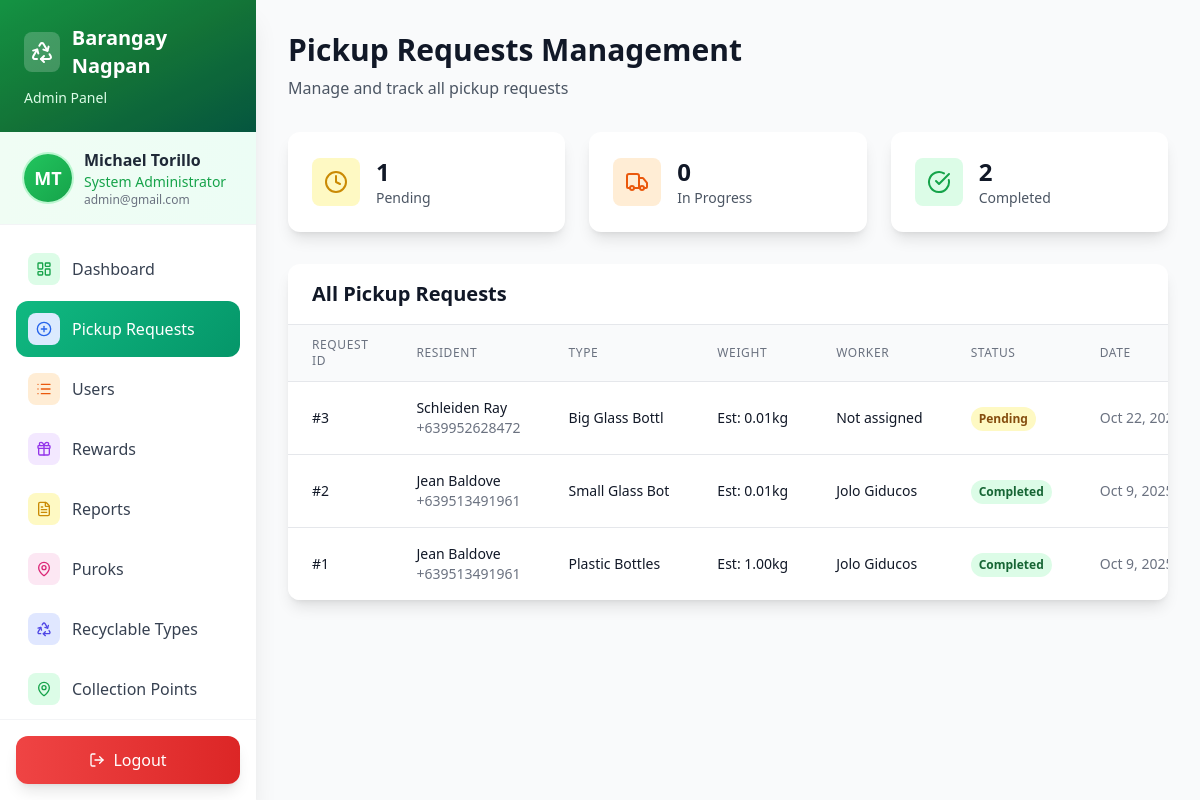
Screenshot of /admin/admin_pickup_requests.php (signed in) with the database file from the repository.
### tables this page shows
CREATE TABLE `system_settings` (
  `setting_id` int(11) NOT NULL,
  `setting_key` varchar(100) NOT NULL,
  `setting_value` text DEFAULT NULL,
  `created_at` timestamp NOT NULL DEFAULT current_timestamp(),
  `updated_at` timestamp NOT NULL DEFAULT current_timestamp() ON UPDATE current_timestamp()
);

CREATE TABLE `users` (
  `user_id` int(11) NOT NULL,
  `first_name` varchar(15) NOT NULL,
  `last_name` varchar(15) NOT NULL,
  `email` varchar(30) NOT NULL,
  `phone` varchar(13) NOT NULL,
  `address` text NOT NULL,
  `password` varchar(255) NOT NULL,
  `profile_photo` varchar(255) DEFAULT NULL,
  `role` enum('admin','worker','resident') NOT NULL DEFAULT 'resident',
  `purok_id` int(11) DEFAULT NULL,
  `created_at` timestamp NOT NULL DEFAULT current_timestamp(),
  `latitude` decimal(10,7) DEFAULT NULL,
  `longitude` decimal(10,7) DEFAULT NULL
);

CREATE TABLE `pickuprequests` (
  `request_id` int(11) NOT NULL,
  `resident_id` int(11) NOT NULL,
  `type_id` int(11) NOT NULL,
  `weight_kg` decimal(8,2) NOT NULL CHECK (`weight_kg` > 0),
  `preferred_date` datetime NOT NULL,
  `status` enum('Pending','Scheduled','In Progress','Completed') DEFAULT 'Pending',
  `assigned_worker_id` int(11) DEFAULT NULL,
  `created_at` timestamp NOT NULL DEFAULT current_timestamp(),
  `quantity_pcs` int(11) DEFAULT NULL CHECK (`quantity_pcs` > 0),
  `latitude` decimal(10,7) DEFAULT NULL,
  `longitude` decimal(10,7) DEFAULT NULL,
  `pickup_type` enum('Home','CollectionPoint') NOT NULL DEFAULT 'Home',
  `point_id` int(11) DEFAULT NULL,
  `actual_weight` decimal(8,2) DEFAULT NULL,
  `points_earned` int(11) DEFAULT NULL,
  `updated_at` timestamp NOT NULL DEFAULT current_timestamp() ON UPDATE current_timestamp()
);

CREATE TABLE `recyclabletypes` (
  `type_id` int(11) NOT NULL,
  `name` varchar(15) NOT NULL,
  `unit` enum('kg','pcs') NOT NULL DEFAULT 'kg',
  `points_per_kg` decimal(10,2) DEFAULT NULL,
  `points_per_unit` decimal(10,2) DEFAULT NULL,
  `image` varchar(255) DEFAULT NULL,
  `created_at` timestamp NOT NULL DEFAULT current_timestamp(),
  `updated_at` timestamp NOT NULL DEFAULT current_timestamp() ON UPDATE current_timestamp()
);

### admin/admin_pickup_requests.php (the view, shortened to what the rows shown need)
<?php
require_once '../config/database.php';
require '../includes/sms_notifications.php';
$stmt = prepare_statement($conn, "
    SELECT pr.*,
           CONCAT(r.first_name, ' ', r.last_name) as resident_name,
           r.phone as resident_phone,
           CONCAT(w.first_name, ' ', w.last_name) as worker_name,
           rt.name as type_name, rt.points_per_kg
    FROM pickuprequests pr
    JOIN users r ON pr.resident_id = r.user_id
    LEFT JOIN users w ON pr.assigned_worker_id = w.user_id
    JOIN recyclabletypes rt ON pr.type_id = rt.type_id
    ORDER BY pr.created_at DESC
");
$stmt->execute();
$pickup_requests = $stmt->get_result()->fetch_all(MYSQLI_ASSOC);
?>
<!DOCTYPE html>
<html lang="en">
<head>
    <script src="https://cdn.tailwindcss.com"></script>
</head>
<body class="bg-gray-50">
    <?php include 'admin_sidebar.php'; ?>
    <div class="ml-64 p-8">
        <div class="max-w-7xl mx-auto">
            <div class="mb-8">
                <h1 class="text-3xl font-bold text-gray-900 mb-2">Pickup Requests Management</h1>
            </div>
            <div class="bg-white rounded-xl shadow-lg overflow-hidden">
                <div class="px-6 py-4 border-b border-gray-200">
                    <h2 class="text-xl font-semibold text-gray-900">All Pickup Requests</h2>
                </div>
                <div class="overflow-x-auto">
                    <table class="min-w-full divide-y divide-gray-200">
                        <thead class="bg-gray-50">
                            <tr>
                                <th class="px-6 py-3 text-left text-xs font-medium text-gray-500 uppercase tracking-wider">Request ID</th>
                                <th class="px-6 py-3 text-left text-xs font-medium text-gray-500 uppercase tracking-wider">Resident</th>
                                <th class="px-6 py-3 text-left text-xs font-medium text-gray-500 uppercase tracking-wider">Type</th>
                                <th class="px-6 py-3 text-left text-xs font-medium text-gray-500 uppercase tracking-wider">Weight</th>
                                <th class="px-6 py-3 text-left text-xs font-medium text-gray-500 uppercase tracking-wider">Worker</th>
                                <th class="px-6 py-3 text-left text-xs font-medium text-gray-500 uppercase tracking-wider">Status</th>
                                <th class="px-6 py-3 text-left text-xs font-medium text-gray-500 uppercase tracking-wider">Date</th>
                            </tr>
                        </thead>
                        <tbody class="bg-white divide-y divide-gray-200">
                            <?php foreach ($pickup_requests as $request): ?>
                                <tr class="hover:bg-gray-50">
                                    <td class="px-6 py-4 whitespace-nowrap text-sm font-medium text-gray-900">
                                        #<?php echo $request['request_id']; ?>
                                    </td>
                                    <td class="px-6 py-4 whitespace-nowrap">
                                        <div class="text-sm font-medium text-gray-900">
                                            <?php echo htmlspecialchars($request['resident_name']); ?>
                                        </div>
                                        <div class="text-sm text-gray-500"><?php echo htmlspecialchars($request['resident_phone']); ?></div>
                                    </td>
                                    <td class="px-6 py-4 whitespace-nowrap">
                                        <div class="text-sm text-gray-900"><?php echo htmlspecialchars($request['type_name']); ?></div>
                                    </td>
                                    <td class="px-6 py-4 whitespace-nowrap">
                                        <div class="text-sm text-gray-900">
                                            Est: <?php echo $request['weight_kg']; ?>kg
                                        </div>
                                    </td>
                                    <td class="px-6 py-4 whitespace-nowrap">
                                        <div class="text-sm text-gray-900">
                                            <?php echo $request['worker_name'] ? htmlspecialchars($request['worker_name']) : 'Not assigned'; ?>
                                        </div>
                                    </td>
                                    <td class="px-6 py-4 whitespace-nowrap">
                                        <span class="inline-flex px-2 py-1 text-xs font-semibold rounded-full
                                            <?php
                                            switch($request['status']) {
                                                case 'Pending': echo 'bg-yellow-100 text-yellow-800'; break;
                                                case 'Completed': echo 'bg-green-100 text-green-800'; break;
                                            }
                                            ?>">
                                            <?php echo htmlspecialchars($request['status']); ?>
                                        </span>
                                    </td>
                                    <td class="px-6 py-4 whitespace-nowrap text-sm text-gray-500">
                                        <?php echo date('M j, Y', strtotime($request['created_at'])); ?>
                                    </td>
                                </tr>
                            <?php endforeach; ?>
                        </tbody>
                    </table>
                </div>
            </div>
        </div>
    </div>
</body>
</html>

### admin/admin_sidebar.php (shortened to what the rows shown need)
<?php
require_once '../config/database.php';
require_once '../includes/system_functions.php';
$user_id = $_SESSION['user_id'];
$stmt = prepare_statement($conn, "SELECT first_name, last_name, email, phone, profile_photo FROM users WHERE user_id = ?");
$stmt->bind_param("i", $user_id);
$stmt->execute();
$user_result = $stmt->get_result();
$user_data = $user_result->fetch_assoc();
$system_name = getSystemSetting($conn, 'barangay_name', 'BoteBank');
$system_logo = getSystemSetting($conn, 'barangay_logo', '');
$profile_display = getUserProfileDisplay($user_data);
?>
<!DOCTYPE html>
<html lang="en">
<head>
    <script src="https://cdn.tailwindcss.com"></script>
</head>
<body class="bg-gray-50 font-sans">
    <div class="fixed left-0 top-0 h-full w-64 bg-white shadow-xl flex flex-col z-50">
        <div class="bg-gradient-to-br from-green-600 via-green-700 to-emerald-800 p-6 relative overflow-hidden">
            <div class="relative z-10">
                <div class="flex items-center space-x-3 mb-2">
                    <?php if ($system_logo && file_exists("../uploads/" . $system_logo)): ?>
                        <img src="../uploads/<?php echo htmlspecialchars($system_logo); ?>"
                             alt="System Logo"
                             class="w-10 h-10 rounded-lg object-cover bg-white bg-opacity-20 p-1">
                    <?php else: ?>
                        <div class="w-10 h-10 bg-white bg-opacity-20 rounded-lg flex items-center justify-center">
                            <i data-lucide="recycle" class="w-6 h-6 text-white"></i>
                        </div>
                    <?php endif; ?>
                    <h1 class="text-xl font-bold text-white"><?php echo htmlspecialchars($system_name); ?></h1>
                </div>
            </div>
        </div>
        <div class="px-6 py-4 border-b border-gray-100 bg-gradient-to-r from-green-50 to-emerald-50">
            <div class="flex items-center space-x-3">
                <?php if ($profile_display['type'] === 'photo'): ?>
                    <img src="../uploads/profiles/thumbs/<?php echo htmlspecialchars($profile_display['value']); ?>"
                         alt="Profile Photo"
                         class="w-12 h-12 rounded-full object-cover ring-2 ring-green-200">
                <?php else: ?>
                    <div class="w-12 h-12 bg-gradient-to-br from-green-500 to-green-600 rounded-full flex items-center justify-center ring-2 ring-green-200">
                        <span class="text-white font-bold text-lg">
                            <?php echo htmlspecialchars($profile_display['value']); ?>
                        </span>
                    </div>
                <?php endif; ?>
                <div class="flex-1 min-w-0">
                    <p class="font-semibold text-gray-800 truncate">
                        <?php echo htmlspecialchars($user_data['first_name'] . ' ' . $user_data['last_name']); ?>
                    </p>
                    <p class="text-sm text-green-600 font-medium">System Administrator</p>
                    <p class="text-xs text-gray-500 truncate"><?php echo htmlspecialchars($user_data['email']); ?></p>
                </div>
            </div>
        </div>
    </div>
</body>
</html>

### rows the page displays
system_settings: setting_value "Barangay Nagpan"
users: first_name+last_name "MT", first_name+last_name "Michael Torillo", email "admin@gmail.com"
pickuprequests: request_id "3", resident_name "Schleiden Ray", resident.phone "+639952628472", type.name "Big Glass Bottl", weight_kg "0.01", shows "Not assigned", status "Pending", created_at "Oct 22,…"
pickuprequests: request_id "2", resident_name "Jean Baldove", resident.phone "+639513491961", type.name "Small Glass Bot", weight_kg "0.01", worker_name "Jolo Giducos", status "Completed", created_at "Oct 9,…"
pickuprequests: request_id "1", resident_name "Jean Baldove", resident.phone "+639513491961", type.name "Plastic Bottles", weight_kg "1.00", worker_name "Jolo Giducos", status "Completed", created_at "Oct 9,…"

### other values shown
$pickup_stats['Pending'] "1"
$pickup_stats['In Progress'] "0"
$pickup_stats['Completed'] "2"
